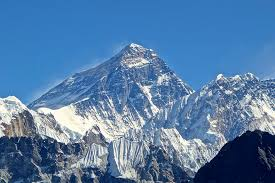
#> input picture images/mtn.jpeg, 275 x 183 px
$ python -i linedraw.py   (imports and definitions only)
#> lines starting #> are read from the running program, lines starting #| are printed output that depends on the picture
# Derived from BrachioGraph linedraw (https://github.com/evildmp/BrachioGraph/blob/main/linedraw.py)
# which is based on https://github.com/LingDong-/linedraw — Lingdong Huang.

"""
Convert a raster image into polylines for pen plotters: each line is a list of
(x, y) points in pixel space (same convention as BrachioGraph).

Dependencies: Pillow; optional numpy + OpenCV for Canny edges (falls back to Sobel).
"""

from __future__ import annotations

import argparse
import json
import math
import os
from typing import List, Sequence, Tuple

from PIL import Image, ImageOps

# Default output locations (BrachioGraph-style)
SVG_FOLDER = "images/"
JSON_FOLDER = "images/"

no_cv = False

try:
    import numpy as np
    import cv2
except ImportError:
    print("Cannot import numpy/openCV. Switching to NO_CV mode.")
    no_cv = True

Point = Tuple[float, float]
Polyline = List[Point]


# -------------- output --------------


def makesvg(lines: Sequence[Polyline]) -> str:
    """Build a minimal SVG of polylines (coordinates halved, as in upstream)."""
    print("Generating svg file...")
    if not lines:
        return (
            '<svg xmlns="http://www.w3.org/2000/svg" version="1.1" '
            'width="1" height="1"></svg>'
        )
    width = math.ceil(max(max(p[0] * 0.5 for p in l) for l in lines))
    height = math.ceil(max(max(p[1] * 0.5 for p in l) for l in lines))
    parts = [
        (
            '<svg xmlns="http://www.w3.org/2000/svg" version="1.1" '
            'xmlns:xlink="http://www.w3.org/1999/xlink" width="%s" height="%s">'
            % (width, height)
        )
    ]
    for line in lines:
        pts = ",".join(str(p[0] * 0.5) + "," + str(p[1] * 0.5) for p in line)
        parts.append(
            '<polyline points="%s" stroke="black" stroke-width="1" fill="none" />'
            % pts
        )
    parts.append("</svg>")
    return "\n".join(parts)


def lines_to_file(lines: Sequence[Polyline], filename: str) -> None:
    with open(filename, "w", encoding="utf-8") as f:
        json.dump(lines, f, indent=4)


def image_to_json(
    image_filename: str,
    resolution: int = 1024,
    draw_contours: bool = False,
    repeat_contours: int = 1,
    draw_hatch: bool = False,
    repeat_hatch: int = 1,
    svg_folder: str = SVG_FOLDER,
    json_folder: str = JSON_FOLDER,
) -> None:
    lines = vectorise(
        image_filename,
        resolution,
        draw_contours,
        repeat_contours,
        draw_hatch,
        repeat_hatch,
        svg_folder=svg_folder,
    )
    base = os.path.splitext(os.path.basename(image_filename))[0]
    out_json = os.path.join(json_folder, base + ".json")
    os.makedirs(json_folder, exist_ok=True)
    lines_to_file(lines, out_json)


# -------------- turtle preview (optional) --------------


# [19 lines left out: function draw, not called in this run]


# -------------- vectorisation --------------


def vectorise(
    image_filename: str,
    resolution: int = 1024,
    draw_contours: bool = False,
    repeat_contours: int = 1,
    draw_hatch: bool = False,
    repeat_hatch: int = 1,
    svg_folder: str = SVG_FOLDER,
) -> List[Polyline]:
#> called with image_filename = '../images/mtn.jpeg', resolution = 1024, draw_contours = False, repeat_contours = 1, draw_hatch = False, repeat_hatch = 1, svg_folder = 'images/'
    image = None
    possible = [
        image_filename,
        os.path.join("images", image_filename),
        os.path.join("images", image_filename + ".jpg"),
        os.path.join("images", image_filename + ".png"),
        os.path.join("images", image_filename + ".tif"),
    ]
    for p in possible:
        try:
            image = Image.open(p)
#> image is the input picture: PIL image 275x183 RGB; mean R, G, B 85.4, 124.3, 165.9
            break
        except OSError:
            pass
    if image is None:
        raise FileNotFoundError(
            "Could not open image; tried: " + ", ".join(possible)
        )

    image = image.convert("L")
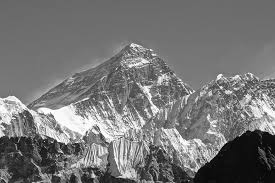
#> image: PIL image 275x183 L; min 3, max 255, mean 117.4
    image = ImageOps.autocontrast(image, 5, preserve_tone=True)
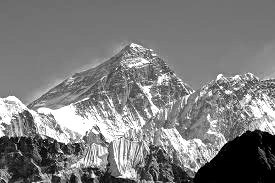
#> image: PIL image 275x183 L; min 0, max 255, mean 124.8

    lines: List[Polyline] = []

    if draw_contours and repeat_contours:
        contours = getcontours(
            resize_image(image, resolution, draw_contours), draw_contours
        )
        contours = sortlines(contours)
        contours = join_lines(contours)
        for _ in range(repeat_contours):
            lines += contours

    if draw_hatch and repeat_hatch:
        hatches = hatch(resize_image(image, resolution), line_spacing=draw_hatch)
        hatches = sortlines(hatches)
        hatches = join_lines(hatches)
        for _ in range(repeat_hatch):
            lines += hatches

    segments = sum(len(line) - 1 for line in lines)
    print(len(lines), "lines,", segments, "segments.")

    os.makedirs(svg_folder, exist_ok=True)
    base = os.path.splitext(os.path.basename(image_filename))[0]
    svg_path = os.path.join(svg_folder, base + ".svg")
    with open(svg_path, "w", encoding="utf-8") as f:
        f.write(makesvg(lines))

    return lines


# [45 lines left out: functions resize_image, getcontours, not called in this run]


E = (1, 0)
S = (0, 1)
SE = (1, 1)
NE = (1, -1)


# [237 lines left out: functions hatch, get_lines, join_segments, find_edges, getdots, connectdots and 5 more, not called in this run]


F_Blur = {
    (-2, -2): 2,
    (-1, -2): 4,
    (0, -2): 5,
    (1, -2): 4,
    (2, -2): 2,
    (-2, -1): 4,
    (-1, -1): 9,
    (0, -1): 12,
    (1, -1): 9,
    (2, -1): 4,
    (-2, 0): 5,
    (-1, 0): 12,
    (0, 0): 15,
    (1, 0): 12,
    (2, 0): 5,
    (-2, 1): 4,
    (-1, 1): 9,
    (0, 1): 12,
    (1, 1): 9,
    (2, 1): 4,
    (-2, 2): 2,
    (-1, 2): 4,
    (0, 2): 5,
    (1, 2): 4,
    (2, 2): 2,
}
F_SobelX = {
    (-1, -1): 1,
    (0, -1): 0,
    (1, -1): -1,
    (-1, 0): 2,
    (0, 0): 0,
    (1, 0): -2,
    (-1, 1): 1,
    (0, 1): 0,
    (1, 1): -1,
}
F_SobelY = {
    (-1, -1): 1,
    (0, -1): 2,
    (1, -1): 1,
    (-1, 0): 0,
    (0, 0): 0,
    (1, 0): 0,
    (-1, 1): -1,
    (0, 1): -2,
    (1, 1): -1,
}


# [70 lines left out: function main, not called in this run]


# [2 lines not run here, left out]

>>> result = image_to_json('../images/mtn.jpeg')
